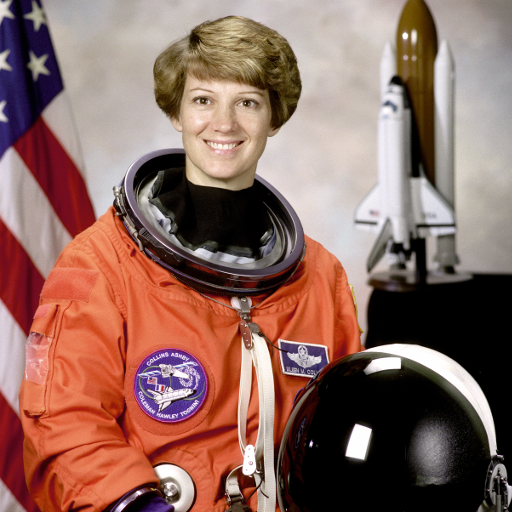
#> input picture data/astronaut.png, 512 x 512 px
$ jupyter execute tutorial.ipynb   (shell and % lines are left out)
#> lines starting #> are read from the running program, lines starting #| are printed output that depends on the picture; after the words box and inside, x2 and y2 are one past the last pixel; in counts of white or black regions, pixels touching at a corner belong together
# Basic image processing tutorial

This notebook provides a basic introduction to image processing tutorial with python and [scikit-image](http://scikit-image.org/). We will first briefly introduce Jupyter notebooks and then perform some basic image processing tasks.

## Jupyter notebook

For those who are not familiar with Jupyter notebooks, here is a quick introduction: <br>
Notebooks are documents containing both executable python code and rich text elements (paragraph, equations, figures, links, etc…) commenting and explaining the code. They can be used to edit and run code in a browser while having the results attached and commented in Markdown, allowing you to generate a nicely formatted lab report very easily. <br>
They are composed of cells which type can be set to be either code or Markdown (`Cell/Cell type`). To execute the code in a cell, either go to `Cell/Run Cells` or hit `ctrl-enter`.
In Markdown, you can format text to have headings, bold, italic, mathematics symbols, latex equations, lists, tables, links and more...

Take a look at the following resources:
* Jupyter Notebook [documentation](https://jupyter-notebook.readthedocs.io/en/stable/notebook.html) and [examples](https://jupyter-notebook.readthedocs.io/en/stable/examples/Notebook/examples_index.html)
* [Markdown cheat sheet](https://medium.com/ibm-data-science-experience/markdown-for-jupyter-notebooks-cheatsheet-386c05aeebed)

## Introduction to image processing using scikit-image

Scikit-image is a useful package containing a collection of algorithms for image processing. You will be using it quite often throughout the labs.

### 1. Load an image

You can load an image from a file using the [io](http://scikit-image.org/docs/dev/api/skimage.io.html) module

[cell 1]
import os
import skimage.io

astronaut = skimage.io.imread(os.path.join(os.pardir, 'data', 'astronaut.png'))
#> astronaut is the input picture: shape (512, 512, 3); mean R, G, B 141.6, 105.8, 96.5

Or use image already provided in the [data](http://scikit-image.org/docs/dev/api/skimage.data.html) module

[cell 2]
import skimage.data

camera = skimage.data.camera()
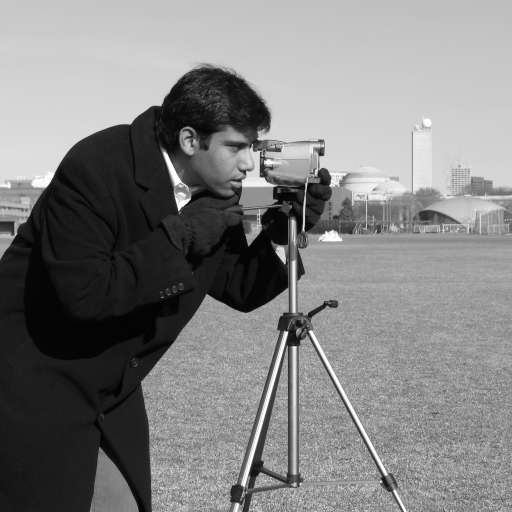
#> input picture skimage.data.camera(), 512 x 512 px
#> camera is the input picture: shape (512, 512); min 0, max 255, mean 129.1

### 2. Display images

You can display images with the [matplotlib](https://matplotlib.org/index.html) package. <br>

[cell 3]
import matplotlib.pyplot as plt
# The previous line makes plots static for better integration in notebooks
# You can enable interactive plots inside the notebooks (zoom, ...) by
# replacing this line with %matplotlib notebook

fig, ax = plt.subplots(1, 2, figsize=(12, 7))

ax[0].imshow(astronaut)
ax[0].set_title('astronaut')
ax[0].axis('off')

ax[1].imshow(camera, cmap='gray')
ax[1].set_title('camera')
ax[1].axis('off')

plt.suptitle('Display images')
plt.show()

### 3. Modify pixel values

Let's look at how the images are represented

[cell 4]
print('astronaut is of type {}, has dimensions {}, and a total number of {} elements'.format(
    type(astronaut), astronaut.shape, astronaut.size))
#| astronaut is of type <class 'numpy.ndarray'>, has dimensions (512, 512, 3), and a total number of 786432 elements

print('camera is of type {}, has dimensions {}, and a total number of {} elements'.format(
    type(camera), camera.shape, camera.size))
#| camera is of type <class 'numpy.ndarray'>, has dimensions (512, 512), and a total number of 262144 elements

You can see that astronaut is an RGB image with 3 channels, while camera is a grayscale image with only one.
Both image are stored as Numpy arrays, so accessing and modifying a pixel value is done the same way as Numpy arrays, taking into account the number of channels:

You can convert RGB images to grayscale using the [color](http://scikit-image.org/docs/dev/api/skimage.color.html) package

[cell 5]
import skimage.color

astronaut_gray = skimage.color.rgb2gray(astronaut)

fig, ax = plt.subplots(1, 2, figsize=(12, 7))

ax[0].imshow(astronaut)
ax[0].set_title('astronaut')
ax[0].axis('off')

ax[1].imshow(astronaut_gray, cmap='gray')
ax[1].set_title('astronaut gray')
ax[1].axis('off')

plt.suptitle('RGB to gray')
plt.show()

[cell 6]
# access grayscale value
x, y = 10, 10
print('Grayscale value at location {}x{} is {}'.format(x, y, camera[x, y]))
#| Grayscale value at location 10x10 is 200
# modify grayscale value
camera[10,10] = 100
#> camera: shape (512, 512); under 0.01% of pixels changed, all inside (x1, y1, x2, y2) = (10, 10, 11, 11)
print('The new grayscale value at location {}x{} is {}'.format(x, y, camera[x, y]))
#| The new grayscale value at location 10x10 is 100

# access RED value (channel 0)
channel = 0
print('Red value at location {}x{} is {}'.format(x, y, astronaut[x, y, channel]))
#| Red value at location 10x10 is 59
# modify RED value
astronaut[x, y, channel] = 100
print('The new Red value at location {}x{} is {}'.format(x, y, astronaut[x, y, channel]))
#| The new Red value at location 10x10 is 100

You can use numpy indexing to perform different kinds of operations on images

[cell 7]
# Slicing
# Set some rows to white and columns to black
camera[50:60] = 255
camera[:, 400:410] = 0

# Extract a patch from the image
camera_face = camera[80:160, 190:270]
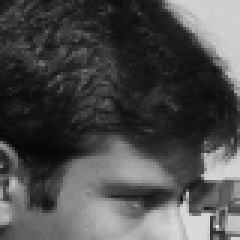
#> camera_face: shape (80, 80) (shown 3 times larger); min 7, max 225, mean 76

fig, ax = plt.subplots(1, 2, figsize=(12, 7))
ax[0].imshow(camera, cmap='gray')
ax[1].imshow(camera_face, cmap='gray')
plt.show()

[cell 8]
import numpy as np

# Masking (boolean)
mask_black = astronaut[:,:,0] > 200 # mask computed on red channel
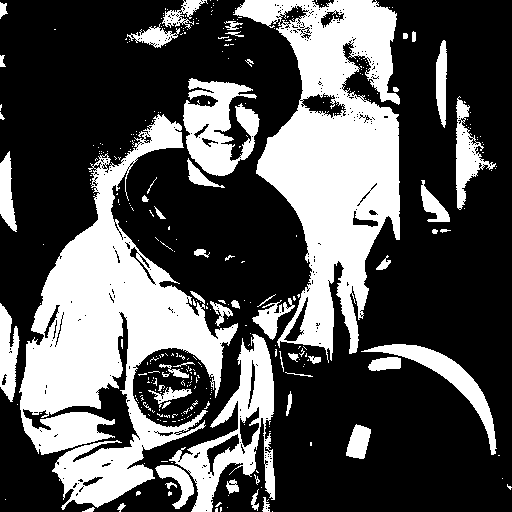
#> mask_black: shape (512, 512) bool; 33.2% white; 356 white regions (300 under 20 px), largest, box (x1, y1, x2, y2) and area: (19, 114, 238, 510) 32609, (233, 0, 400, 363) 29939, (169, 334, 275, 512) 5964
mask_white = np.logical_not(mask_black)

astronaut_mask_w = np.copy(astronaut)
astronaut_mask_b = np.copy(astronaut)

astronaut_mask_w[mask_white, 0] = 255 # the mask can be applied on a specific channel ...
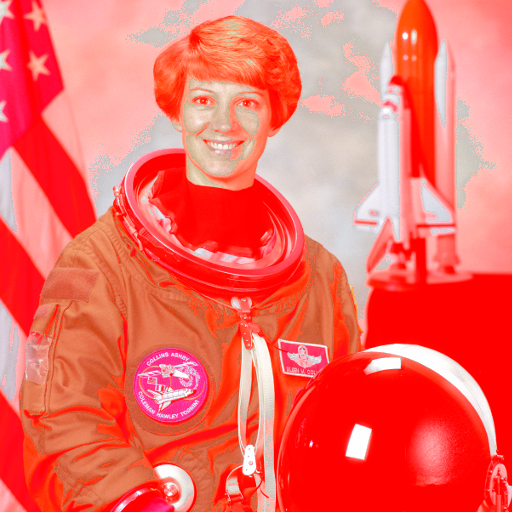
#> astronaut_mask_w: shape (512, 512, 3); mean R, G, B 243.4, 105.8, 96.5
astronaut_mask_b[mask_black] = 0 # ... or on all channels at once

fig, ax = plt.subplots(1, 2, figsize=(12, 7))
ax[0].imshow(astronaut_mask_w)
ax[1].imshow(astronaut_mask_b)
plt.show()

### 4. Save images

[cell 9]
cat = skimage.data.chelsea()
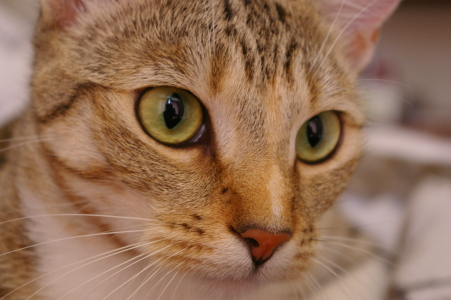
#> input picture skimage.data.chelsea(), 451 x 300 px
#> cat is the input picture: shape (300, 451, 3); mean R, G, B 147.7, 111.4, 86.8

# Save image
skimage.io.imsave('cat.png', cat)

### 5. Scikit-image functions
Skimage contains a lot of useful functions for image processing, here are a few of them

[cell 10]
import skimage.util
import skimage.transform

img = skimage.data.camera()

# Cropping
img_crop = skimage.util.crop(img, ((100, 100), (100, 100)))

# Padding
img_pad = skimage.util.montage([img], padding_width=100)
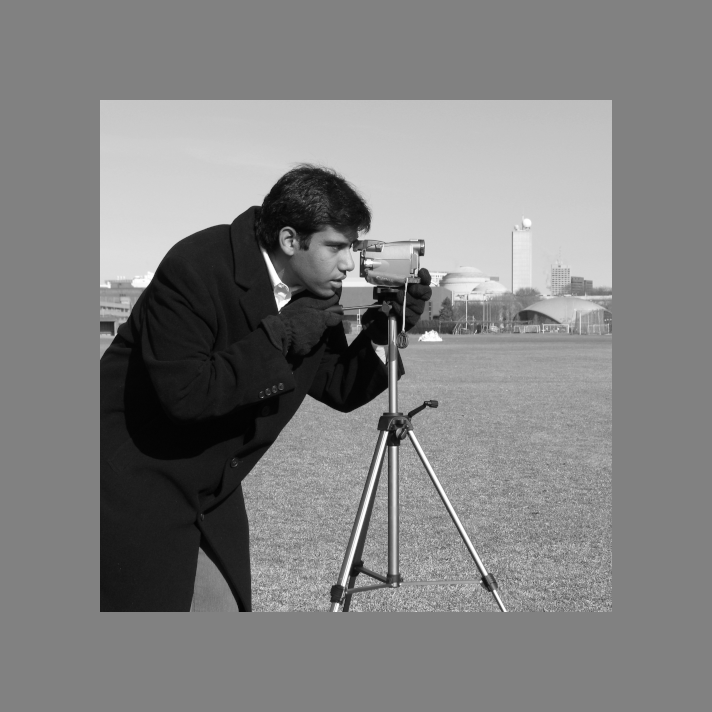
#> img_pad: shape (712, 712); min 0, max 255, mean 129

# Inverting
img_invert = skimage.util.invert(img)
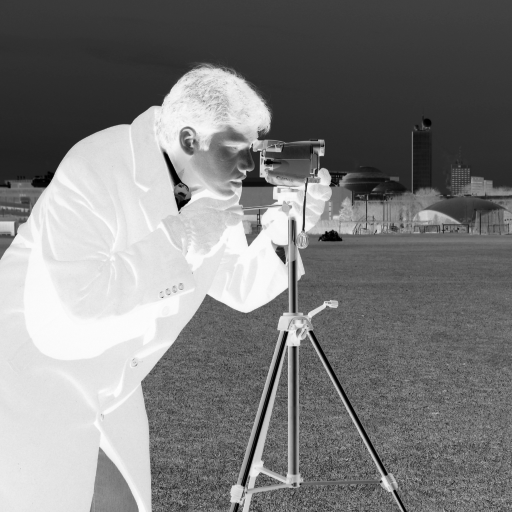
#> img_invert: shape (512, 512); min 0, max 255, mean 125.9

# Rotating
img_rot = skimage.transform.rotate(img, 30)
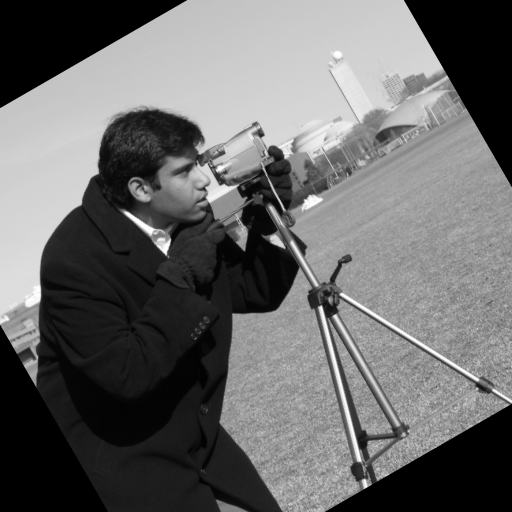
#> img_rot: shape (512, 512) float64; min 0, max 1, mean 0.416

# Resizing
img_resize = skimage.transform.resize(img, (128, 256), mode='reflect')
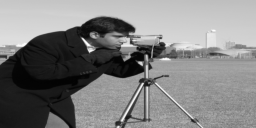
#> img_resize: shape (128, 256) float64; min 0.0114, max 0.993, mean 0.506

# Rescaling
img_rescale = skimage.transform.rescale(img, 2, mode='reflect')

# Plot
fig, ax = plt.subplots(2, 3, figsize=(12, 7))

ax[0,0].imshow(img_crop)
ax[0,0].set_title('crop')

ax[0,1].imshow(img_pad)
ax[0,1].set_title('pad')

ax[0,2].imshow(img_invert)
ax[0,2].set_title('invert')

ax[1,0].imshow(img_rot)
ax[1,0].set_title('rotate')

ax[1,1].imshow(img_resize)
ax[1,1].set_title('resize')

ax[1,2].imshow(img_rescale)
ax[1,2].set_title('rescale')

plt.show()

### 6. Filtering
A lot of filters are available in the [filters](http://scikit-image.org/docs/dev/api/skimage.filters.html) module

[cell 11]
import skimage.filters

camera = skimage.data.camera()
camera_blur = skimage.filters.gaussian(camera, sigma=3)

plt.figure(figsize=(12, 7))
plt.imshow(camera_blur, cmap='gray')
plt.title('Blurred image')
plt.show()

### 7. Histogram
Histograms give you an overall idea of the intensity distribution of an image. It is a plot with pixel values in X-axis and corresponding number of pixels in the image on Y-axis. By looking at the histogram of an image, you get intuition about contrast, brightness, intensity distribution etc of that image.

[cell 12]
camera = skimage.data.camera()
nb_bins = 256

# Display histogram
plt.figure(figsize=(12, 7))
plt.hist(camera.ravel(), bins=nb_bins)
plt.xlabel('Pixel intensity')
plt.ylabel('Number of pixels')
plt.title('256 bins histogram')

plt.show()
#> figure, not shown here; tallest bar 4957 high, from x = 26.89 to 27.89

### 8. FFT
To compute the Fast Fourier Transform of an image, simply use the [fft](https://docs.scipy.org/doc/numpy-1.13.0/reference/routines.fft.html) module from numpy

[cell 13]
camera = skimage.data.camera()
camera_fft = np.fft.fft2(camera)

plt.figure(figsize=(12, 7))
plt.imshow(np.log(np.abs(np.fft.fftshift(camera_fft))), cmap='gray')
plt.title('FFT')
plt.show()
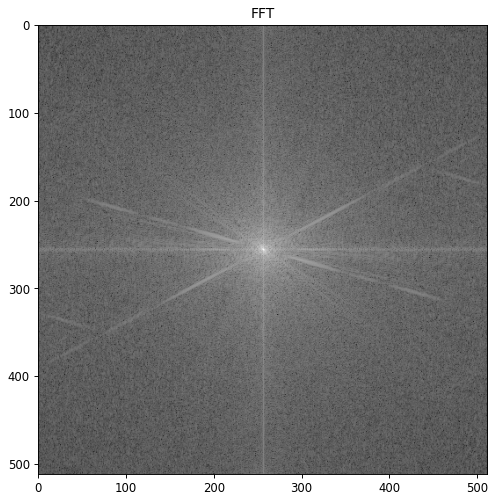
#> figure drawn by matplotlib, 1 panel
